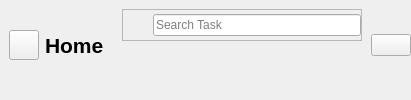
        <widget class="QWidget" name="headerFrame" native="true">
         <layout class="QHBoxLayout" name="horizontalLayout_2">
          <property name="spacing">
           <number>0</number>
          </property>
          <property name="leftMargin">
           <number>0</number>
          </property>
          <property name="topMargin">
           <number>0</number>
          </property>
          <property name="rightMargin">
           <number>0</number>
          </property>
          <property name="bottomMargin">
           <number>10</number>
          </property>
          <item alignment="Qt::AlignLeft">
           <widget class="QWidget" name="mainMenuButton" native="true">
            <layout class="QHBoxLayout" name="horizontalLayout_3">
             <item>
              <widget class="QPushButton" name="menuButton">
               <property name="minimumSize">
                <size>
                 <width>30</width>
                 <height>30</height>
                </size>
               </property>
               <property name="maximumSize">
                <size>
                 <width>30</width>
                 <height>30</height>
                </size>
               </property>
               <property name="sizeIncrement">
                <size>
                 <width>10</width>
                 <height>10</height>
                </size>
               </property>
               <property name="styleSheet">
                <string notr="true">image: url(:/icons/assets/icons/align-justify.svg);</string>
               </property>
               <property name="text">
                <string/>
               </property>
               <property name="iconSize">
                <size>
                 <width>18</width>
                 <height>18</height>
                </size>
               </property>
              </widget>
             </item>
             <item>
              <widget class="QLabel" name="homeHeader">
               <property name="font">
                <font>
                 <pointsize>16</pointsize>
                 <bold>true</bold>
                </font>
               </property>
               <property name="text">
                <string>Home</string>
               </property>
              </widget>
             </item>
            </layout>
           </widget>
          </item>
          <item alignment="Qt::AlignHCenter">
           <widget class="QWidget" name="mainSearchFrame" native="true">
            <layout class="QHBoxLayout" name="horizontalLayout_4">
             <item alignment="Qt::AlignTop">
              <widget class="QFrame" name="searchFrame">
               <property name="minimumSize">
                <size>
                 <width>240</width>
                 <height>0</height>
                </size>
               </property>
               <property name="frameShape">
                <enum>QFrame::StyledPanel</enum>
               </property>
               <property name="frameShadow">
                <enum>QFrame::Raised</enum>
               </property>
               <layout class="QHBoxLayout" name="horizontalLayout_5">
                <property name="spacing">
                 <number>0</number>
                </property>
                <property name="leftMargin">
                 <number>0</number>
                </property>
                <property name="topMargin">
                 <number>0</number>
                </property>
                <property name="rightMargin">
                 <number>0</number>
                </property>
                <property name="bottomMargin">
                 <number>0</number>
                </property>
                <item>
                 <widget class="QLabel" name="searchicon">
                  <property name="minimumSize">
                   <size>
                    <width>30</width>
                    <height>30</height>
                   </size>
                  </property>
                  <property name="maximumSize">
                   <size>
                    <width>30</width>
                    <height>30</height>
                   </size>
                  </property>
                  <property name="styleSheet">
                   <string notr="true"/>
                  </property>
                  <property name="text">
                   <string/>
                  </property>
                  <property name="pixmap">
                   <pixmap resource="SEP_Project/resources.qrc">:/icons_v2/search.svg</pixmap>
                  </property>
                  <property name="scaledContents">
                   <bool>true</bool>
                  </property>
                 </widget>
                </item>
                <item>
                 <widget class="QLineEdit" name="lineEdit">
                  <property name="placeholderText">
                   <string>Search Task</string>
                  </property>
                 </widget>
                </item>
               </layout>
              </widget>
             </item>
            </layout>
           </widget>
          </item>
          <item>
           <widget class="QWidget" name="mainAccountFrame" native="true">
            <layout class="QHBoxLayout" name="horizontalLayout_6">
             <property name="spacing">
              <number>0</number>
             </property>
             <property name="leftMargin">
              <number>0</number>
             </property>
             <property name="topMargin">
              <number>0</number>
             </property>
             <property name="rightMargin">
              <number>0</number>
             </property>
             <property name="bottomMargin">
              <number>0</number>
             </property>
             <item alignment="Qt::AlignRight">
              <widget class="QPushButton" name="accountButton">
               <property name="text">
                <string/>
               </property>
               <property name="icon">
                <iconset resource="SEP_Project/resources.qrc">
                 <normaloff>:/icons_v2/user.svg</normaloff>:/icons_v2/user.svg</iconset>
               </property>
               <property name="iconSize">
                <size>
                 <width>32</width>
                 <height>32</height>
                </size>
               </property>
              </widget>
             </item>
            </layout>
           </widget>
          </item>
         </layout>
        </widget>
